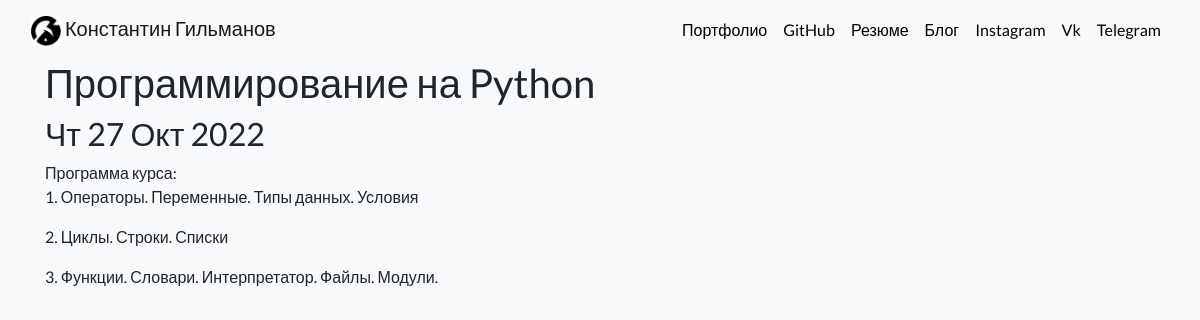
Page /blog/7/ on the committed database.
### blog/models.py (models this page shows, shortened)
class Blog(models.Model):
    title = models.CharField(max_length=200)
    descriptoin = models.TextField()
    data = models.DateField()

### blog/views.py (the view)
# urls.py: path('<int:blog_id>/', views.detail, name='detail'),
def detail(request, blog_id):
    blog = get_object_or_404(Blog, pk=blog_id)
    return render(request, 'blog/detail.html', {'blog': blog})

### blog/templates/blog/detail.html
{% extends 'portfolio/base.html' %}
{% block content %}
<h1>{{ blog.title }}</h1>
<h2>{{ blog.data|date:"D d M Y" }}</h2>
{{ blog.descriptoin|safe }}
{% endblock %}

### portfolio/static/portfolio/custom.css (style rules this page uses)
body { font-family: 'Lato', sans-serif; background: #f8f9fa; }

### rows in the picture
Blog: title "Программирование на Python", data "Чт 27 Окт 2022", descriptoin "Программа курса: 1. Операторы. Переменные. Типы данных. Условия 2. Циклы. Строки. Списки 3. Функции. Словари. Интерпретатор. Файлы. Модули."
